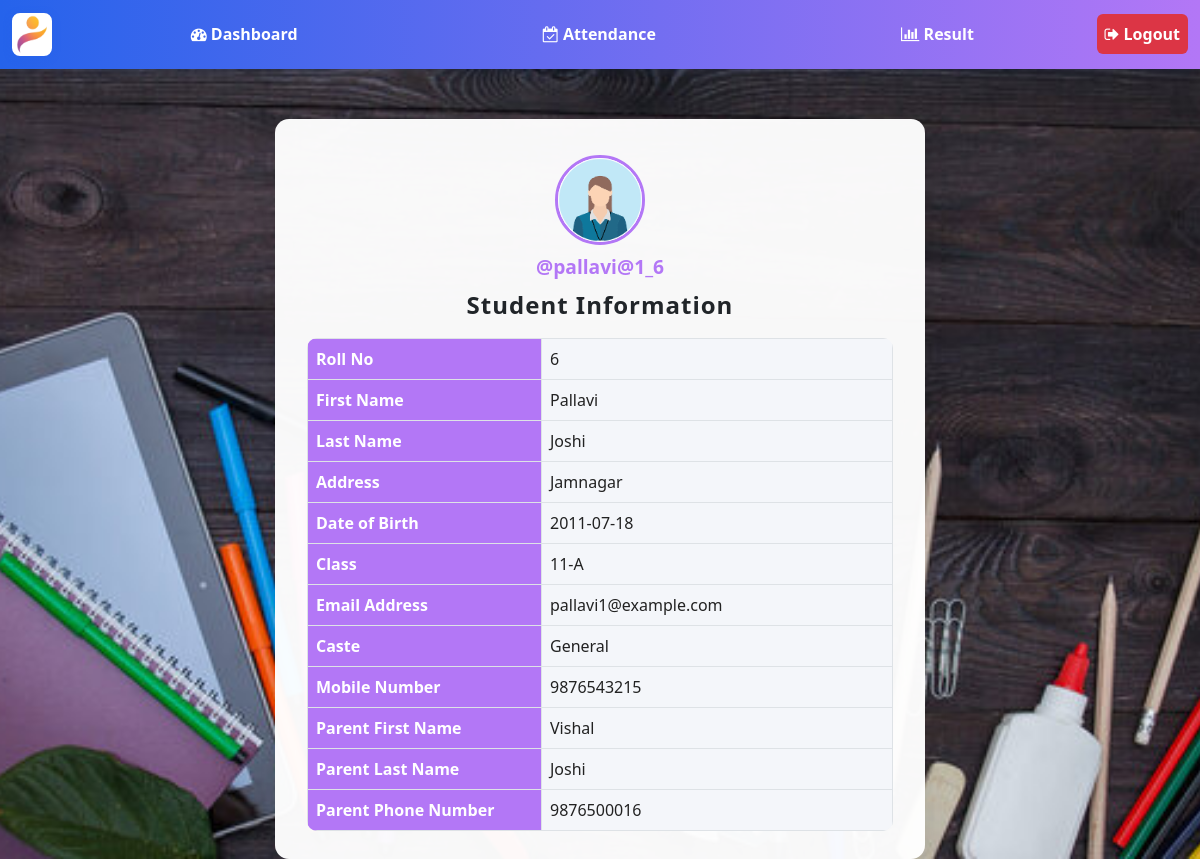
The app's page /Student/index.php (signed in) with its own data.
### tables this page shows
CREATE TABLE `students` (
  `student_id` int(11) NOT NULL,
  `roll_no` varchar(20) DEFAULT NULL,
  `username` varchar(127) NOT NULL,
  `password` varchar(255) NOT NULL,
  `fname` varchar(127) NOT NULL,
  `lname` varchar(255) NOT NULL,
  `section` int(11) NOT NULL,
  `address` varchar(31) NOT NULL,
  `gender` varchar(7) NOT NULL,
  `caste` varchar(127) NOT NULL,
  `mobile_number` varchar(20) NOT NULL,
  `email_address` varchar(255) NOT NULL,
  `date_of_birth` date NOT NULL,
  `date_of_joined` timestamp NULL DEFAULT current_timestamp(),
  `parent_fname` varchar(127) NOT NULL,
  `parent_lname` varchar(127) NOT NULL,
  `parent_phone_number` varchar(31) NOT NULL
);

CREATE TABLE `section` (
  `section_id` int(11) NOT NULL,
  `section` varchar(7) NOT NULL
);

### Student/data/student.php (called while the page is built, shortened)
<?php
function getStudentById($id, $conn){
   $sql = "SELECT * FROM students
           WHERE student_id=?";
   $stmt = $conn->prepare($sql);
   $stmt->execute([$id]);
   if ($stmt->rowCount() == 1) {
     $student = $stmt->fetch();
     return $student;
   }else {
    return 0;
   }
}

### Student/data/section.php (called while the page is built, shortened)
<?php
function getSectionById($section_id, $conn){
   $sql = "SELECT * FROM section
           WHERE section_id=?";
   $stmt = $conn->prepare($sql);
   $stmt->execute([$section_id]);
   if ($stmt->rowCount() == 1) {
     $section = $stmt->fetch();
     return $section;
   }else {
    return 0;
   }
}

### Student/index.php (the view, shortened to what this page needs)
<?php
if (
  isset($_SESSION['student_id']) &&
  isset($_SESSION['role'])
) {
  if ($_SESSION['role'] == 'Student') {
    include "../DB_connection.php";
    include "data/student.php";
    include "data/section.php";
    $student_id = $_SESSION['student_id'];
    $student = getStudentById($student_id, $conn);
?>
    <!DOCTYPE html>
    <html lang="en">
    <head>
      <link rel="stylesheet" href="https://cdn.jsdelivr.net/npm/bootstrap@5.2.0/dist/css/bootstrap.min.css">
      <link rel="stylesheet" href="../css/style.css">
      <link rel="stylesheet" href="https://cdnjs.cloudflare.com/ajax/libs/font-awesome/4.7.0/css/font-awesome.min.css">
    </head>
    <body>
      <?php
      include "inc/navbar.php";
      ?>
      <?php
      if ($student != 0) {
      ?>
        <div class="student-card">
          <div class="student-header">
            <img src="../img/student-<?= $student['gender'] ?>.png" alt="Student Photo">
            <div class="student-username">@<?= $student['username'] ?></div>
            <h4 style="font-weight:700;margin-top:10px;letter-spacing:1px;">Student Information</h4>
          </div>
          <table class="table table-bordered student-info-table">
            <tr>
              <th>Roll No</th>
              <td><?= htmlspecialchars($student['roll_no']) ?></td>
            </tr>
            <tr>
              <th>First Name</th>
              <td><?= $student['fname'] ?></td>
            </tr>
            <tr>
              <th>Last Name</th>
              <td><?= $student['lname'] ?></td>
            </tr>
            <tr>
              <th>Address</th>
              <td><?= $student['address'] ?></td>
            </tr>
            <tr>
              <th>Date of Birth</th>
              <td><?= $student['date_of_birth'] ?></td>
            </tr>
            <tr>
              <th>Class</th>
              <td>
                <?php
                $section = $student['section'];
                $s = getSectionById($section, $conn);
                echo $s['section'];
                ?>
              </td>
            </tr>
            <tr>
              <th>Email Address</th>
              <td><?= $student['email_address'] ?></td>
            </tr>
            <tr>
              <th>Caste</th>
              <td><?= $student['caste'] ?></td>
            </tr>
            <tr>
              <th>Mobile Number</th>
              <td><?= $student['mobile_number'] ?></td>
            </tr>
            <tr>
              <th>Parent First Name</th>
              <td><?= $student['parent_fname'] ?></td>
            </tr>
            <tr>
              <th>Parent Last Name</th>
              <td><?= $student['parent_lname'] ?></td>
            </tr>
            <tr>
              <th>Parent Phone Number</th>
              <td><?= $student['parent_phone_number'] ?></td>
            </tr>
          </table>
        </div>
      <?php
      } else {
        header("Location: student.php");
        exit;
      }
      ?>
    </body>
    </html>
<?php
  } else {
    header("Location: ../login.php");
    exit;
  }
} else {
  header("Location: ../login.php");
  exit;
}
?>

### Student/index.php (style rules this page uses)
body { background: url('../img/back.jpg') no-repeat center center fixed; background-size: cover; font-family: 'Segoe UI', Arial, sans-serif; }
.student-card { background: rgba(255, 255, 255, 0.97); border-radius: 14px; box-shadow: 0 4px 24px rgba(0, 0, 0, 0.10); padding: 36px 32px 28px 32px; max-width: 650px; margin: 50px auto 0 auto; }
.student-header { text-align: center; margin-bottom: 18px; }
.student-header img { width: 90px; height: 90px; border-radius: 50%; border: 3px solid #b377f6ff; background: #fff; }
.student-username { font-size: 1.2rem; color: #b377f6ff; font-weight: 600; margin-top: 8px; }
.student-info-table th { background: #b377f6ff; color: #fff; width: 40%; }
.student-info-table td { background: #f4f6fa; color: #222; }
.student-info-table { border-radius: 10px; overflow: hidden; margin-bottom: 0; }

### records on screen
students: gender (picture), username "pallavi@1_6", roll_no "6", fname "Pallavi", lname "Joshi", address "Jamnagar", date_of_birth "2011-07-18", email_address "pallavi1@example.com", caste "General", mobile_number "9876543215", parent_fname "Vishal", parent_lname "Joshi", parent_phone_number "9876500016"
section: section "11-A"
